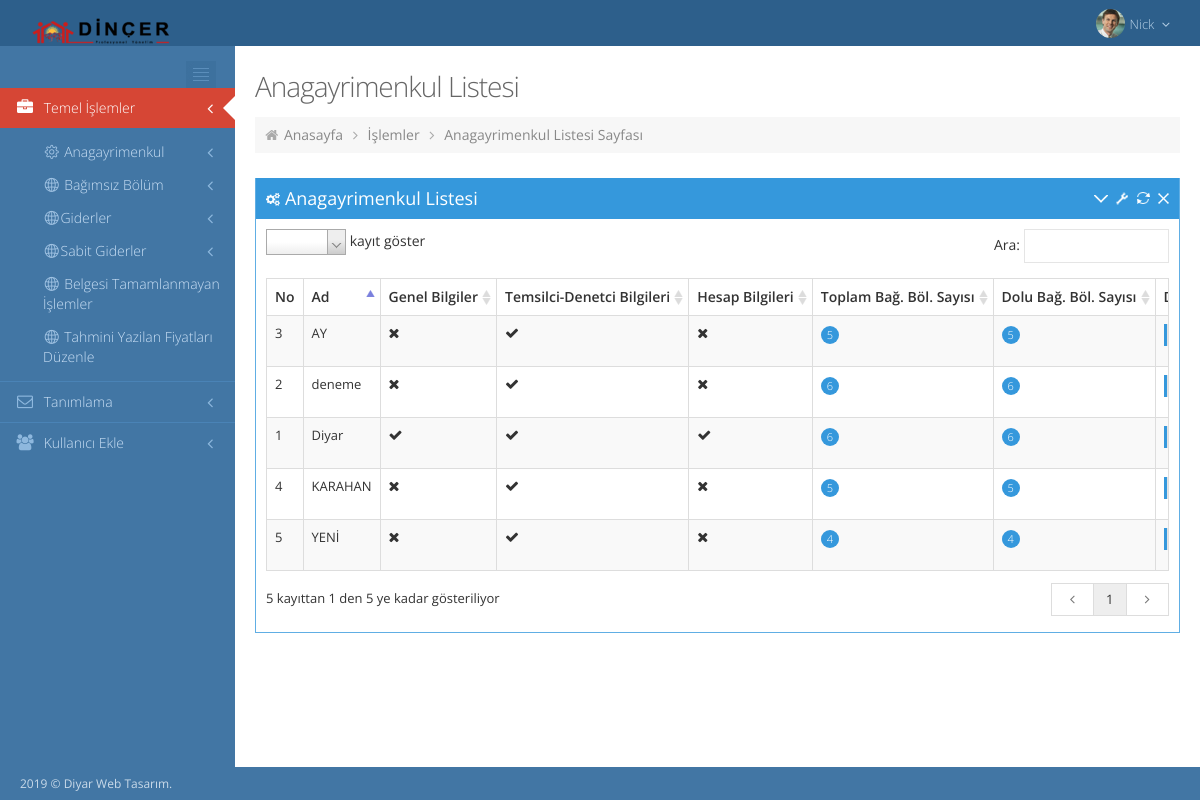
Screenshot of /templates/admin/anagayrimenkul_listesi.php with the database file from the repository.
### tables this page shows
CREATE TABLE `tb_anagayrimenkul` (
  `id` int(11) NOT NULL,
  `payda` float NOT NULL,
  `ad` varchar(100) DEFAULT NULL,
  `aciklama` varchar(100) DEFAULT NULL,
  `adres` varchar(250) DEFAULT NULL,
  `banka_adi` varchar(50) DEFAULT NULL,
  `hesapadi` varchar(50) DEFAULT NULL,
  `subekodu` varchar(50) DEFAULT NULL,
  `hesapno` varchar(40) DEFAULT NULL,
  `iban_no` varchar(40) DEFAULT NULL,
  `karardefteri` varchar(40) DEFAULT NULL,
  `isletmedefteri` varchar(40) DEFAULT NULL,
  `vergino` varchar(100) DEFAULT NULL,
  `temsilci` varchar(200) DEFAULT NULL,
  `denetci` varchar(200) DEFAULT NULL,
  `bagimsizbolumsayisi` int(11) DEFAULT NULL
);

### templates/admin/anagayrimenkul_listesi.php (the view, shortened to what this page needs)
<?php
include("db/connection.php");
?>
<!DOCTYPE html>
<html lang="en">
  <head>
    <?php include'page_flash.php'; ?>
    <link href="../../assets/global/plugins/font-awesome/css/font-awesome.min.css" rel="stylesheet" type="text/css"/>
    <link href="../../assets/global/plugins/simple-line-icons/simple-line-icons.min.css" rel="stylesheet" type="text/css"/>
    <link href="../../assets/global/plugins/bootstrap/css/bootstrap.min.css" rel="stylesheet" type="text/css"/>
    <link href="../../assets/global/plugins/uniform/css/uniform.default.css" rel="stylesheet" type="text/css"/>
    <link href="../../assets/global/plugins/bootstrap-switch/css/bootstrap-switch.min.css" rel="stylesheet" type="text/css"/>
    <link href="../../assets/global/css/components.css" id="style_components" rel="stylesheet" type="text/css"/>
    <link href="../../assets/global/css/plugins.css" rel="stylesheet" type="text/css"/>
    <link href="../../assets/admin/layout/css/layout.css" rel="stylesheet" type="text/css"/>
    <link id="style_color" href="../../assets/admin/layout/css/themes/blue.css" rel="stylesheet" type="text/css"/>
    <link href="../../assets/admin/layout/css/custom.css" rel="stylesheet" type="text/css"/>
    <link rel="stylesheet" type="text/css" href="../../assets/global/plugins/select2/select2.css"/>
    <link rel="stylesheet" type="text/css" href="../../assets/global/plugins/datatables/extensions/Scroller/css/dataTables.scroller.min.css"/>
    <link rel="stylesheet" type="text/css" href="../../assets/global/plugins/datatables/extensions/ColReorder/css/dataTables.colReorder.min.css"/>
    <link rel="stylesheet" type="text/css" href="../../assets/global/plugins/datatables/plugins/bootstrap/dataTables.bootstrap.css"/>
  </head>
  <body class="page-header-fixed page-quick-sidebar-over-content">
    <?php include 'header.php'; ?>
  <div class="page-container">
  <div class="page-sidebar-wrapper">
    <?php include 'side_menu.php'; ?>
  </div>
  <div class="page-content-wrapper">
    <div class="page-content">
      <h3 class="page-title">
        Anagayrimenkul Listesi
      </h3>
      <div class="page-bar">
        <ul class="page-breadcrumb">
          <li>
            <i class="fa fa-home">
            </i>
            <a href="index.php">
              Anasayfa
            </a>
            <i class="fa fa-angle-right">
            </i>
          </li>
          <li>
            <a href="">
              İşlemler
            </a>
            <i class="fa fa-angle-right">
            </i>
          </li>
          <li>
            <a href="
<?php echo "http://$_SERVER[HTTP_HOST]$_SERVER[REQUEST_URI]"; ?>
">
  Anagayrimenkul Listesi Sayfası
                      </a>
                  </li>
              </ul>
          </div>
          <div class="row">
            <div class="col-md-12">
              <div class="portlet box blue">
                <div class="portlet-title">
                  <div class="caption">
                    <i class="fa fa-cogs">
                    </i>
                    Anagayrimenkul Listesi
                  </div>
                  <div class="tools">
                    <a href="javascript:;" class="collapse">
                    </a>
                    <a href="#portlet-config" data-toggle="modal" class="config">
                    </a>
                    <a href="javascript:;" class="reload">
                    </a>
                    <a href="javascript:;" class="remove">
                    </a>
                  </div>
                </div>
                <div class="portlet-body">
                  <div class="portlet-body">
                    <table  class="table table-striped table-bordered table-hover" id="sample_6">
                      <thead>
                        <tr>
                          <th scope="col" style="width=150px">
                            No
                          </th>
                          <th scope="col" style="width=350px">
                            Ad
                          </th>
                          <th scope="col" style="width=150px ">
                            Genel Bilgiler
                          </th>
                          <th scope="col" style="width=150px ">
                            Temsilci-Denetci Bilgileri
                          </th>
                          <th scope="col" style="width=50px ">
                            Hesap Bilgileri
                          </th>
                          <th scope="col" style="width=50px ">
                            Toplam Bağ. Böl. Sayısı
                          </th>
                          <th scope="col" style="width=50px ">
                            Dolu Bağ. Böl. Sayısı
                          </th>
                            <th scope="col" style="width=50px ">
                          </th>
                        </tr>
                      </thead>
                      <tbody>
                        <?php
$sql = "select
tb_gx.id as 'No',
tb_gx.ad as 'isim',
tb_gx.bagimsizbolumsayisi,
(select if (exists( select * from tb_anagayrimenkul tb_g where tb_g.id=tb_gx.id and  ad!='' and  aciklama!='' and adres!='' and bagimsizbolumsayisi!=''   and karardefteri!='' and isletmedefteri!=''),'true','false')) as 'genelbilgiler',
(select if (exists( select * from tb_anagayrimenkul tb_g where tb_g.id=tb_gx.id  and temsilci!=''  and denetci!=''),'true','false')) as 'temsilci_denetci_bilgileri',
(select if (exists( select * from tb_anagayrimenkul tb_g where tb_g.id=tb_gx.id and  banka_adi!='' and  hesapadi!='' and subekodu!='' and hesapno!='' and iban_no!='' and vergino!=''),'true','false')) as 'hesapbilgileri',
(select if (exists(select * from tb_anagayrimenkul tb_a where tb_a.id=tb_gx.id and tb_a.id in (select tb_b.gayrimenkulid from tb_bagimsizbolum tb_b)),(select count(*) from tb_bagimsizbolum tb_b where tb_b.gayrimenkulid  in (select tb_a.id from tb_anagayrimenkul tb_a where tb_a.id=tb_gx.id)),0)) as 'bagimsizbolumbilgisi'
from tb_anagayrimenkul as tb_gx";
$result = $db->
query($sql);
while($row = $result->
fetch_assoc()) {
echo '
<tr>
';
echo '
<td>
'.$row["No"].'
</td>
';
echo '
<td>
'.$row["isim"].'
</td>
';
if ($row["genelbilgiler"]=="true") {
echo '
<td>
<i class="fa fa-check">
</i>
</td>
';
}
else
{
echo '
<td>
<i class="fa fa-times">
</i>
</td>
';
}
if ($row["temsilci_denetci_bilgileri"]=="true") {
echo '
<td>
<i class="fa fa-check">
</i>
</td>
';
}
if ($row["hesapbilgileri"]=="true") {
echo '
<td>
<i class="fa fa-check">
</i>
</td>
';
}
else
{
echo '
<td>
<i class="fa fa-times">
</i>
</td>
';
}
echo '
<td>
<span class="badge bg-blue">
'.$row["bagimsizbolumsayisi"].'
</span>
</td>
';
echo '
<td>
<span class="badge bg-blue">
'.$row["bagimsizbolumbilgisi"].'
</span>
</td>
';
echo '<td><a href="anagayrimenkul_detay.php?gm_id='.$row["No"].'" class="btn default btn-xs blue-stripe">
                    Detay </a></td>';
echo '</tr> ';
}
?>
                                  </tbody>
                              </table>
                          </div>
                      </div>
                  </div>
              </div>
          </div>
      </div>
  </div>
  </div>
  <?php include 'footer.php'; ?>
</body>
</html>

### templates/admin/page_flash.php (shortened to what this page needs)
<link href="../../assets/global/plugins/pace/themes/pace-theme-flash.css" rel="stylesheet" type="text/css"/>

### templates/admin/header.php (shortened to what this page needs)
<div class="page-header -i navbar navbar-fixed-top">
	<div class="page-header-inner">
		<div class="page-logo">
			<a href="index.php">
			<img src="../../assets/admin/layout/img/logo.png" alt="logo" class="logo-default"/>
			</a>
		</div>
		<div class="top-menu">
			<ul class="nav navbar-nav pull-right">
				<li class="dropdown dropdown-user">
					<a href="javascript:;" class="dropdown-toggle" data-toggle="dropdown" data-hover="dropdown" data-close-others="true">
					<img alt="" class="img-circle" src="../../assets/admin/layout/img/avatar3_small.jpg"/>
					<span class="username username-hide-on-mobile">
					Nick </span>
					<i class="fa fa-angle-down"></i>
					</a>
				</li>
			</ul>
		</div>
	</div>
</div>

### templates/admin/side_menu.php (shortened to what this page needs)
<div class="page-sidebar-wrapper">
	<div class="page-sidebar navbar-collapse collapse">
		<ul class="page-sidebar-menu page-sidebar-menu-default" data-keep-expanded="false" data-auto-scroll="true" data-slide-speed="200">
			<li class="sidebar-toggler-wrapper">
				<div class="sidebar-toggler">
				</div>
			</li>
			<li  class="active open">
					<a href="javascript:;">
					<i class="fa fa-briefcase"></i>
					<span class="selected"></span>
					<span class="title">Temel İşlemler</span>
					</a>
					<ul class="sub-menu">
						<li  >
							<a href="javascript:;">
							<i class="icon-settings"></i> Anagayrimenkul<span class="arrow"></span>
							</a>
						</li>
						<li>
							<a href="javascript:;">
							<i class="icon-globe"></i> Bağımsız Bölüm <span class="arrow"></span>
							</a>
						</li>
							<li>
							<a href="javascript:;">
							<i class="icon-globe"></i>Giderler<span class="arrow"></span>
							</a>
						</li>
                           <li>
                               <a href="javascript:;">
                                   <i class="icon-globe"></i>Sabit Giderler<span class="arrow"></span>
                               </a>
                           </li>
                           <li>
                               <a href="belgesi_tamamlanmayan.php">
                                   <i class="icon-globe"></i> Belgesi Tamamlanmayan İşlemler
                               </a>
                           </li>
                           <li>
                               <a href="tahmini_yazilan.php">
                                   <i class="icon-globe"></i> Tahmini Yazilan Fiyatları Düzenle
                               </a>
                           </li>
                       </ul>
				</li>
			<li>
				<a href="javascript:;">
				<i class="fa fa-envelope-o"></i>
				<span class="title">Tanımlama</span>
				</a>
			</li>
			<li>
				<a href="kullanici_ekle.php">
				<i class="fa fa-users"></i>
				<span class="title">Kullanıcı Ekle</span>
				</a>
			</li>
		</ul>
	</div>
</div>

### templates/admin/footer.php (shortened to what this page needs)
<div class="page-footer">
	<div class="page-footer-inner">
		 2019 &copy; Diyar Web Tasarım.
	</div>
</div>

### assets/global/css/plugins.css (style rules this page uses)
.dataTable { width: 100%; clear: both; margin-top: 5px; }
.dataTable > thead > tr > th.sorting, .dataTable > thead > tr > th.sorting_asc, .dataTable > thead > tr > th.sorting_desc { padding-right: 18px; }

### assets/admin/layout/css/themes/blue.css (style rules this page uses)
.page-header.navbar { background-color: #2D5F8B; }
.page-header.navbar .top-menu .navbar-nav > li.dropdown .dropdown-toggle > i { color: #6BA1D1; }
.page-header.navbar .top-menu .navbar-nav > li.dropdown-user > .dropdown-toggle > .username { color: #b6d0e7; }
.page-header.navbar .top-menu .navbar-nav > li.dropdown-user > .dropdown-toggle > i { color: #b6d0e7; }
.page-sidebar-closed.page-sidebar-fixed .page-sidebar:hover, .page-sidebar { background-color: #4276A4; }
.page-sidebar-closed.page-sidebar-fixed .page-sidebar:hover .page-sidebar-menu > li > a, .page-sidebar .page-sidebar-menu > li > a { border-top: 1px solid #4a83b6; color: #C9DFF5; }
.page-sidebar-closed.page-sidebar-fixed .page-sidebar:hover .page-sidebar-menu > li > a > i, .page-sidebar .page-sidebar-menu > li > a > i { color: #8EB8DE; }
.page-sidebar-closed.page-sidebar-fixed .page-sidebar:hover .page-sidebar-menu > li:hover > a, .page-sidebar-closed.page-sidebar-fixed .page-sidebar:hover .page-sidebar-menu > li.open > a, .page-sidebar .page-sidebar-menu > li:hover > a, .page-sidebar .page-sidebar-menu > li.open > a { background: #497FAE; color: #C9DFF5; }
.page-sidebar-closed.page-sidebar-fixed .page-sidebar:hover .page-sidebar-menu > li:hover > a > i, .page-sidebar-closed.page-sidebar-fixed .page-sidebar:hover .page-sidebar-menu > li.open > a > i, .page-sidebar .page-sidebar-menu > li:hover > a > i, .page-sidebar .page-sidebar-menu > li.open > a > i { color: #D2E6F9; }
.page-sidebar-closed.page-sidebar-fixed .page-sidebar:hover .page-sidebar-menu > li.active > a, .page-sidebar-closed.page-sidebar-fixed .page-sidebar:hover .page-sidebar-menu > li.active.open > a, .page-sidebar .page-sidebar-menu > li.active > a, .page-sidebar .page-sidebar-menu > li.active.open > a { background: #d64635; border-top-color: transparent; color: #ffffff; }
.page-sidebar-closed.page-sidebar-fixed .page-sidebar:hover .page-sidebar-menu > li.active > a > i, .page-sidebar-closed.page-sidebar-fixed .page-sidebar:hover .page-sidebar-menu > li.active.open > a > i, .page-sidebar .page-sidebar-menu > li.active > a > i, .page-sidebar .page-sidebar-menu > li.active.open > a > i { color: #ffffff; }
.page-sidebar-closed.page-sidebar-fixed .page-sidebar:hover .page-sidebar-menu > li.active + li > a, .page-sidebar .page-sidebar-menu > li.active + li > a { border-top-color: transparent; }
.page-sidebar-closed.page-sidebar-fixed .page-sidebar:hover .page-sidebar-menu > li.active.open + li > a, .page-sidebar .page-sidebar-menu > li.active.open + li > a { border-top-color: #4a83b6; }
.page-sidebar-closed.page-sidebar-fixed .page-sidebar:hover .page-sidebar-menu > li:last-child > a, .page-sidebar .page-sidebar-menu > li:last-child > a { border-bottom: 1px solid transparent !important; }
.page-sidebar-closed.page-sidebar-fixed .page-sidebar:hover .page-sidebar-menu .sub-menu > li > a, .page-sidebar .page-sidebar-menu .sub-menu > li > a { color: #C9DFF5; }
.page-sidebar-closed.page-sidebar-fixed .page-sidebar:hover .page-sidebar-menu .sub-menu > li > a > i, .page-sidebar .page-sidebar-menu .sub-menu > li > a > i { color: #8EB8DE; }
.page-sidebar-closed.page-sidebar-fixed .page-sidebar:hover .page-sidebar-menu .sub-menu > li > a > i[class^="icon-"], .page-sidebar-closed.page-sidebar-fixed .page-sidebar:hover .page-sidebar-menu .sub-menu > li > a > i[class*="icon-"], .page-sidebar .page-sidebar-menu .sub-menu > li > a > i[class^="icon-"], .page-sidebar .page-sidebar-menu .sub-menu > li > a > i[class*="icon-"] { color: #a2c4e4; }
.page-sidebar-closed.page-sidebar-fixed .page-sidebar:hover .sidebar-toggler, .page-sidebar .sidebar-toggler { background: url(../../img/sidebar_inline_toggler_icon_blue.jpg); }
.page-footer .page-footer-inner { color: #c9dae9; }
body { background-color: #4276A4; }

### rows the page displays
tb_anagayrimenkul: id "1", ad "Diyar", bagimsizbolumsayisi "6", bagimsizbolumbilgisi "6"
tb_anagayrimenkul: id "2", ad "deneme", bagimsizbolumsayisi "6", bagimsizbolumbilgisi "6"
tb_anagayrimenkul: id "3", ad "AY", bagimsizbolumsayisi "5", bagimsizbolumbilgisi "5"
tb_anagayrimenkul: id "4", ad "KARAHAN", bagimsizbolumsayisi "5", bagimsizbolumbilgisi "5"
tb_anagayrimenkul: id "5", ad "YENİ", bagimsizbolumsayisi "4", bagimsizbolumbilgisi "4"
